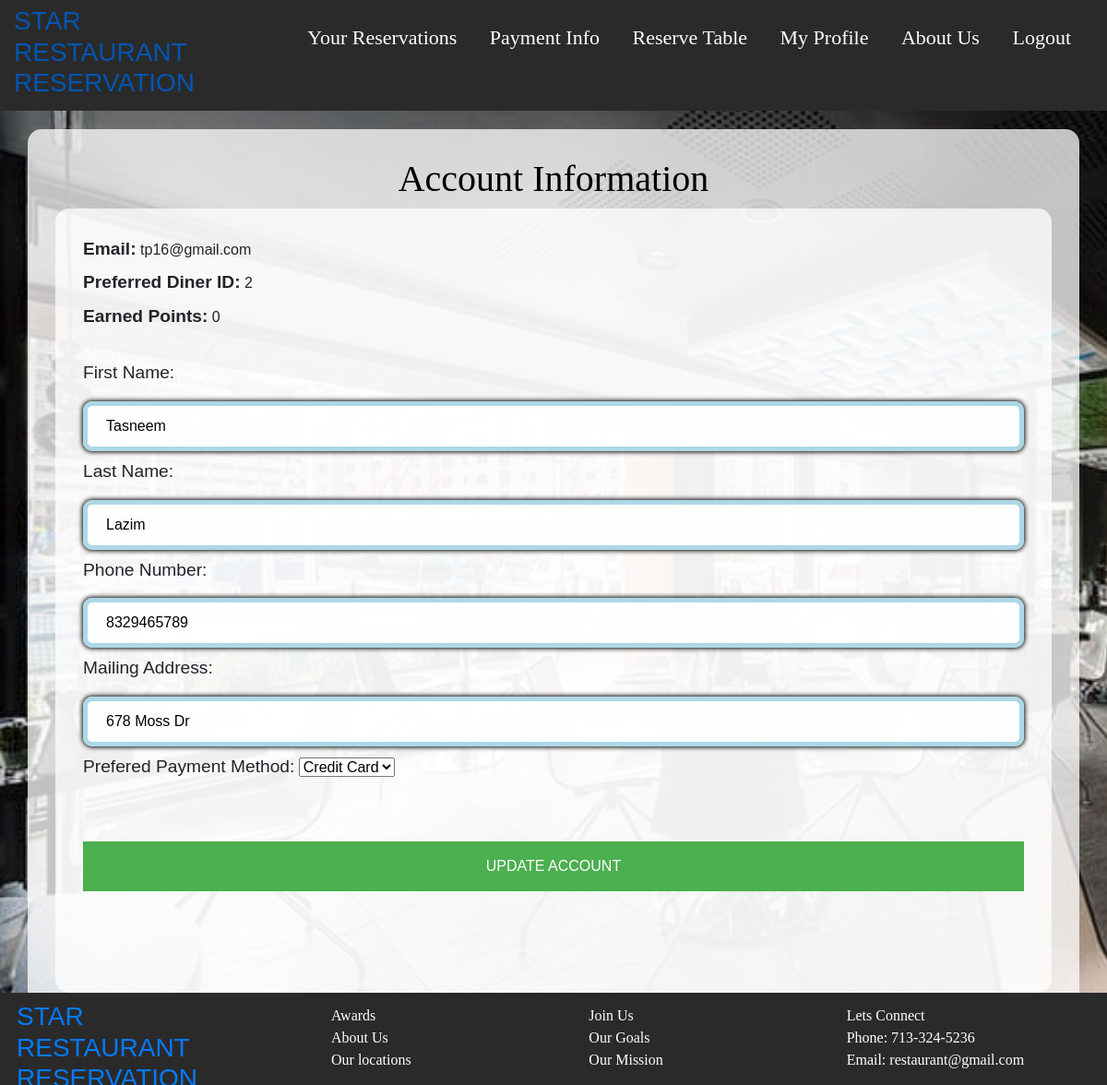
The app's page /myaccount (signed in) with its own data.
### RESERVATIONS/models.py (models this page shows, shortened)
class User(db.Model, UserMixin):        #setting up parameters for user info entry fields
    id = db.Column(db.Integer, primary_key=True)
    user_fname = db.Column(db.String(20), nullable=False)
    user_lname = db.Column(db.String(20), nullable=False)
    email = db.Column(db.String(120), unique=True, nullable=False)
    phone = db.Column(db.Integer)
    mailing_add = db.Column(db.String(100), nullable=False)
    prefered_payment = db.Column(db.String(100), nullable=False)
    earned_pts = db.Column(db.Integer, default=0)
    password = db.Column(db.String(60), nullable=False)
    reservations = db.relationship('Reservation')
    creditcards = db.relationship('Creditcard')

### RESERVATIONS/views.py (the view, shortened to what this page needs)
@views.route("/myaccount", methods=['GET', 'POST'])
@login_required
def account():
    user = User.query.get(current_user.id)
    if request.method == 'GET':
        if user:
            user_email = user.email
            user_diner_id = current_user.id
            user_earned_pts = user.earned_pts
            user_firstname = user.user_fname
            user_lastname = user.user_lname
            user_phone = user.phone
            user_mailadd = user.mailing_add
            user_prefer_payment = user.prefered_payment
    return render_template("myaccount.html", user=current_user, email=user_email, diner_id=user_diner_id,
                           earned_pts=user_earned_pts, first_name=user_firstname, last_name=user_lastname,
                           phone=user_phone, mail_address=user_mailadd, prefered_payment=user_prefer_payment)

### RESERVATIONS/__init__.py (called while the page is built)
def create_app():
    app = Flask(__name__)
    app.config['SECRET_KEY'] = 'fc2c5762da84768ed6248d780c1869b7'
    app.config['SQLALCHEMY_DATABASE_URI'] = 'sqlite:///site.db'
    db.init_app(app)
    from .views import views
    from .auth import auth
    app.register_blueprint(views, url_prefix='/')
    app.register_blueprint(auth, url_prefix='/')
    from .models import User, Reservation, Creditcard, Tables
    create_database(app)
    login_manager = LoginManager()
    login_manager.login_view = 'auth.login'
    login_manager.init_app(app)
    @login_manager.user_loader
    def load_user(id):
        return User.query.get(int(id))
    return app

### RESERVATIONS/Templates/myaccount.html (shortened to what this page needs)
{% extends "basepage.html" %}
{% block content%}
<head>
<link rel="stylesheet" type="text/css" href="../static/Styles/styling.css">
</head>
<form method = "POST">
<body>
    <center> <h1 style="color: black; font-family: Yeseva One;">Account Information</h1> </center>
        <div class="container">
            <label  style="font-size:larger" style="color:rgb(0, 0, 0)" for="email"><b>Email: </b></label>
            {{email}}
            <br>
            <label  style="font-size:larger" style="color:rgb(0, 0, 0)" for="diner_id"><b>Preferred Diner ID: </b></label>
            {{diner_id}}
            <br>
            <label  style="font-size:larger" style="color:rgb(0, 0, 0)" for="earned_points"><b>Earned Points: </b></label>
            {{earned_pts}}
            <br>
            <br>
            <label style="font-size:larger" style="color:rgb(0, 0, 0)" for="firstname">First Name: </label>
                <input
                    type="text"
                    id ="firstname"
                    name="firstname"
                    placeholder="Enter first name: "
                    maxlength = "50"
                    value = "{{first_name}}"
                    required
                >
               <label style="font-size:larger" style="color:rgb(0, 0, 0)" for="lastname">Last Name: </label>
                <input
                    type="text"
                    id ="lastname"
                    name="lastname"
                    placeholder="Enter last name: "
                    maxlength = "50"
                    value = "{{last_name}}"
                    required
                >
                <label  style="font-size:larger" style="color:rgb(0, 0, 0)" for="phone">Phone Number: </label>
                <input
                    type="tel"
                    id="phone"
                    name="phone"
                    placeholder="Enter phone number: "
                    value = "{{phone}}"
                >
                <label  style="font-size:larger" style="color:rgb(0, 0, 0)" for="mail_address">Mailing Address: </label>
                <input
                    type="text"
                    id="mail_address"
                    name="mail_address"
                    placeholder="Enter mailing address: "
                    value = "{{mail_address}}"
                    required
                >
               <label  style="font-size:larger" style="color:rgb(0, 0, 0)" for="prefered_payment">Prefered Payment Method: </label>
                <select class="prefered_payment" id="prefered_payment" name="prefered_payment"  required>
                <option value="{{prefered_payment}}" selected>{{prefered_payment}}</option>
                </select>
                <br> <br>
               <br>
               <button type="submit">UPDATE ACCOUNT</button> <br>
        </div>
</body>
</form>
{% endblock %}

### RESERVATIONS/static/Styles/styling.css (style rules this page uses)
body { font-family: Calibri, Helvetica, sans-serif; background-color: lightblue; margin: 0; padding: 20; background-image: url("../images/restimage.jpg"); background-repeat: no-repeat; background-size: cover; }
button { background-color: #4CAF50; width: 100%; color: white; padding: 15px; margin: 10px 0px; border: none; cursor: pointer; }
input[type=text],input[type=email], input[type=date], input[type=number], input[type=time], input[type=tel], input[type=password], input[type=month] { width: 100%; margin: 8px 0; padding: 10px 20px; box-shadow: 0 0 5px 1px; border-radius: 10px; display: inline-block; border: 5px solid lightblue; box-sizing: border-box; background-color: rgba(255, 255, 255, 0.9); }
.container { height:auto; width: auto; margin: auto; padding: 30px; padding-bottom: 100px; background: rgba(255, 255, 255, 0.75); border-radius: 15px ; }

### records on screen
User: email "tp16@gmail.com", firstname "Tasneem", lastname "Lazim", phone "8329465789", mail_address "678 Moss Dr", prefered_payment "Credit Card"

### other values on screen
{{ diner_id }} "2"
{{ earned_pts }} "0"
